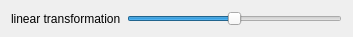
<?xml version="1.0" encoding="UTF-8"?>
<ui version="4.0">
 <class>DialogLinearTransformation</class>
 <widget class="QDialog" name="DialogLinearTransformation">
  <property name="geometry">
   <rect>
    <x>0</x>
    <y>0</y>
    <width>353</width>
    <height>31</height>
   </rect>
  </property>
  <property name="windowTitle">
   <string>Dialog</string>
  </property>
  <layout class="QGridLayout" name="gridLayout">
   <item row="1" column="0">
    <widget class="QLabel" name="label">
     <property name="text">
      <string>linear transformation</string>
     </property>
    </widget>
   </item>
   <item row="1" column="1">
    <widget class="QSlider" name="sliderValue">
     <property name="minimum">
      <number>-128</number>
     </property>
     <property name="maximum">
      <number>127</number>
     </property>
     <property name="orientation">
      <enum>Qt::Horizontal</enum>
     </property>
    </widget>
   </item>
  </layout>
 </widget>
 <resources/>
 <connections/>
</ui>
